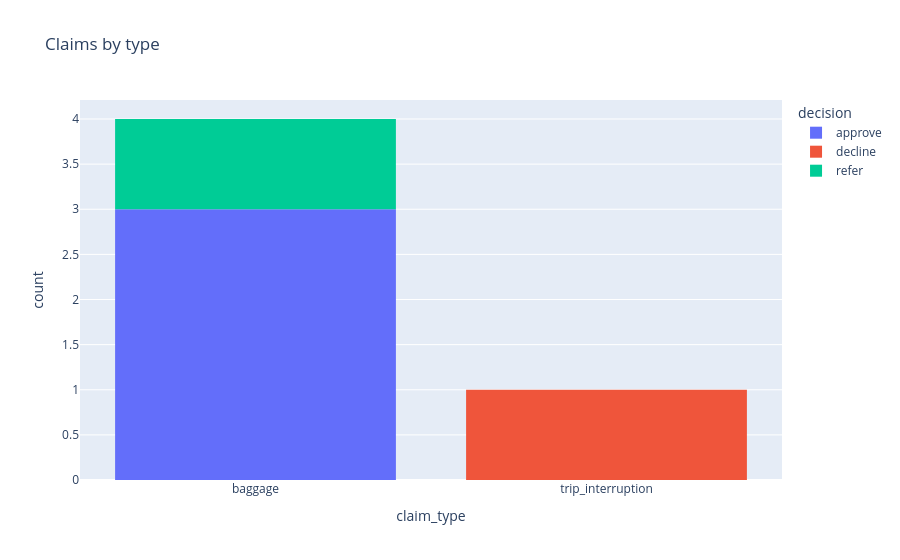

The notebook cell this image was saved under:
### Code cell
fig = px.histogram(data, x="claim_type", color="decision", title="Claims by type")
fig.show()

### Figure 1 — Plotly figure (JSON) as saved in the notebook; plotly's stock layout.template omitted (floating-point values rounded to 4 significant figures)
{"data": [{"bingroup": "x", "hovertemplate": "decision=approve<br>claim_type=%{x}<br>count=%{y}<extra></extra>", "legendgroup": "approve", "marker": {"color": "#636efa", "pattern": {"shape": ""}}, "name": "approve", "orientation": "v", "showlegend": true, "type": "histogram", "x": ["baggage", "baggage", "baggage"], "xaxis": "x", "yaxis": "y"}, {"bingroup": "x", "hovertemplate": "decision=decline<br>claim_type=%{x}<br>count=%{y}<extra></extra>", "legendgroup": "decline", "marker": {"color": "#EF553B", "pattern": {"shape": ""}}, "name": "decline", "orientation": "v", "showlegend": true, "type": "histogram", "x": ["trip_interruption"], "xaxis": "x", "yaxis": "y"}, {"bingroup": "x", "hovertemplate": "decision=refer<br>claim_type=%{x}<br>count=%{y}<extra></extra>", "legendgroup": "refer", "marker": {"color": "#00cc96", "pattern": {"shape": ""}}, "name": "refer", "orientation": "v", "showlegend": true, "type": "histogram", "x": ["baggage"], "xaxis": "x", "yaxis": "y"}], "layout": {"barmode": "relative", "legend": {"title": {"text": "decision"}, "tracegroupgap": 0}, "title": {"text": "Claims by type"}, "xaxis": {"anchor": "y", "domain": [0, 1], "title": {"text": "claim_type"}}, "yaxis": {"anchor": "x", "domain": [0, 1], "title": {"text": "count"}}}}
